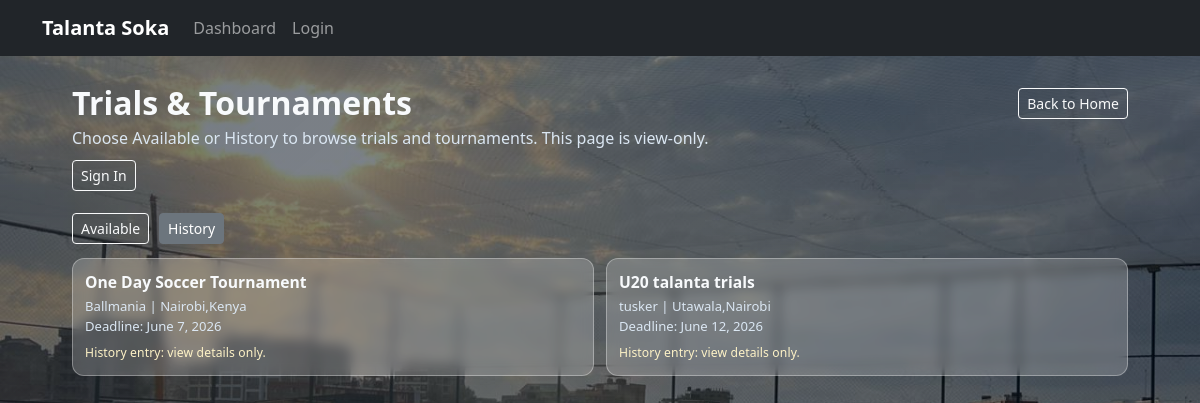
/opportunities/browse/?view=history, run on an earlier commit of the app's database.
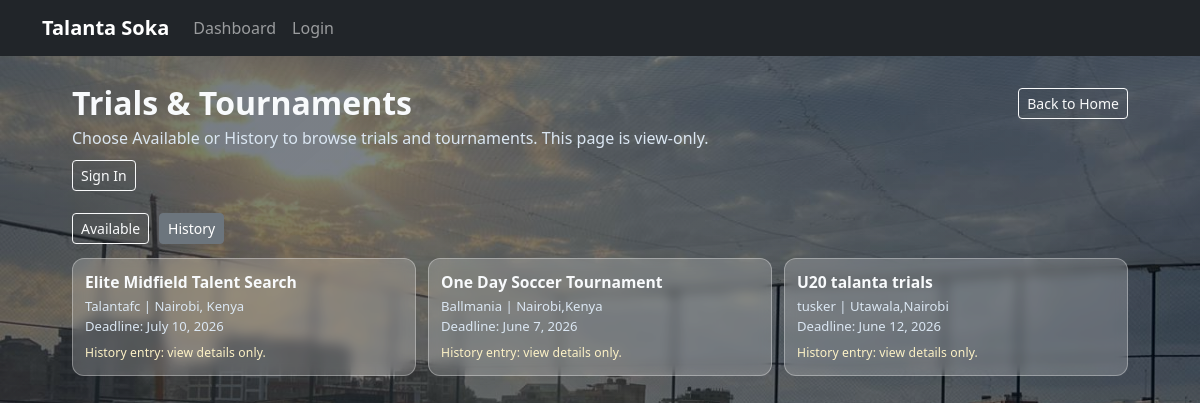
And on a later commit of the database.
### opportunities/models.py (models this page shows, shortened)
class Opportunity(models.Model):
	scout = models.ForeignKey(
		settings.AUTH_USER_MODEL,
		on_delete=models.CASCADE,
		related_name='posted_opportunities',
	)
	title = models.CharField(max_length=150)
	organization = models.CharField(max_length=150)
	description = models.TextField()
	poster_image = models.ImageField(upload_to='opportunity_posters/', blank=True, null=True)
	location = models.CharField(max_length=120)
	deadline = models.DateField()
	max_applications = models.PositiveIntegerField(blank=True, null=True)
	is_active = models.BooleanField(default=True)
	created_at = models.DateTimeField(auto_now_add=True)
	updated_at = models.DateTimeField(auto_now=True)
	class Meta:
		ordering = ['-created_at']

### opportunities/views.py (the view)
# urls.py: path('browse/', views.public_opportunities, name='public_opportunities'),
def public_opportunities(request):
	_auto_expire_passed_deadline_opportunities()
	selected_view = request.GET.get('view', 'available').strip().lower()
	if selected_view not in {'available', 'history'}:
		selected_view = 'available'
	available_opportunities = Opportunity.objects.filter(is_active=True).order_by('deadline', '-created_at')
	history_opportunities = Opportunity.objects.filter(is_active=False).order_by('-updated_at', '-created_at')
	return render(
		request,
		'opportunities/public_opportunities.html',
		{
			'available_opportunities': available_opportunities,
			'history_opportunities': history_opportunities,
			'selected_view': selected_view,
		},
	)

### opportunities/views.py (called while the page is built)
def _auto_expire_passed_deadline_opportunities():
	today = timezone.localdate()
	Opportunity.objects.filter(is_active=True, deadline__lt=today).update(is_active=False)

### templates/opportunities/public_opportunities.html (shortened to what the changed rows need)
{% extends 'base.html' %}
{% load static %}
{% block content %}
<section class="trials-shell">
    <div class="trials-page">
            <div class="d-flex justify-content-between align-items-center mb-1 flex-wrap gap-2">
                <h2 class="trials-heading mb-0">Trials & Tournaments</h2>
            </div>
            {% if selected_view == 'available' %}
            {% if available_opportunities %}
                <div class="trials-grid">
                    {% for opportunity in available_opportunities %}
                        <div class="trial-card">
                            <button
                                class="trial-summary-btn"
                                type="button"
                                data-bs-toggle="collapse"
                                data-bs-target="#trial-{{ opportunity.id }}"
                                aria-expanded="false"
                                aria-controls="trial-{{ opportunity.id }}"
                            >
                                <div class="trial-summary-title">{{ opportunity.title }}</div>
                                <div class="trial-summary-meta">{{ opportunity.organization }} | {{ opportunity.location }}</div>
                                <div class="trial-summary-meta">Deadline: {{ opportunity.deadline }}</div>
                                <div class="trial-summary-note">Tap to read full requirements and plan your next step.</div>
                            </button>
                            <div id="trial-{{ opportunity.id }}" class="collapse trial-details">
                                {% if opportunity.poster_image %}
                                    <img src="{{ opportunity.poster_image.url }}" alt="{{ opportunity.title }} poster" class="trial-poster">
                                {% endif %}
                                <p><strong>Organization:</strong> {{ opportunity.organization }}</p>
                                <p><strong>Location:</strong> {{ opportunity.location }}</p>
                                <p><strong>Deadline:</strong> {{ opportunity.deadline }}</p>
                                <p class="mb-0">{{ opportunity.description }}</p>
                            </div>
                        </div>
                    {% endfor %}
                </div>
            {% else %}
                <div class="empty-note">No available trials or tournaments right now. Check back soon.</div>
            {% endif %}
            {% else %}
            {% if history_opportunities %}
                <div class="trials-grid">
                    {% for opportunity in history_opportunities %}
                        <div class="trial-card">
                            <button
                                class="trial-summary-btn"
                                type="button"
                                data-bs-toggle="collapse"
                                data-bs-target="#trial-history-{{ opportunity.id }}"
                                aria-expanded="false"
                                aria-controls="trial-history-{{ opportunity.id }}"
                            >
                                <div class="trial-summary-title">{{ opportunity.title }}</div>
                                <div class="trial-summary-meta">{{ opportunity.organization }} | {{ opportunity.location }}</div>
                                <div class="trial-summary-meta">Deadline: {{ opportunity.deadline }}</div>
                                <div class="trial-summary-note">History entry: view details only.</div>
                            </button>
                        </div>
                    {% endfor %}
                </div>
            {% else %}
                <div class="empty-note">No history records yet for trials or tournaments.</div>
            {% endif %}
            {% endif %}
    </div>
</section>
{% endblock %}

What changed in the data, as far as the page shows it:
added Opportunity: title "Elite Midfield Talent Search", organization "Talantafc", location "Nairobi, Kenya", deadline "July 10, 2026"
